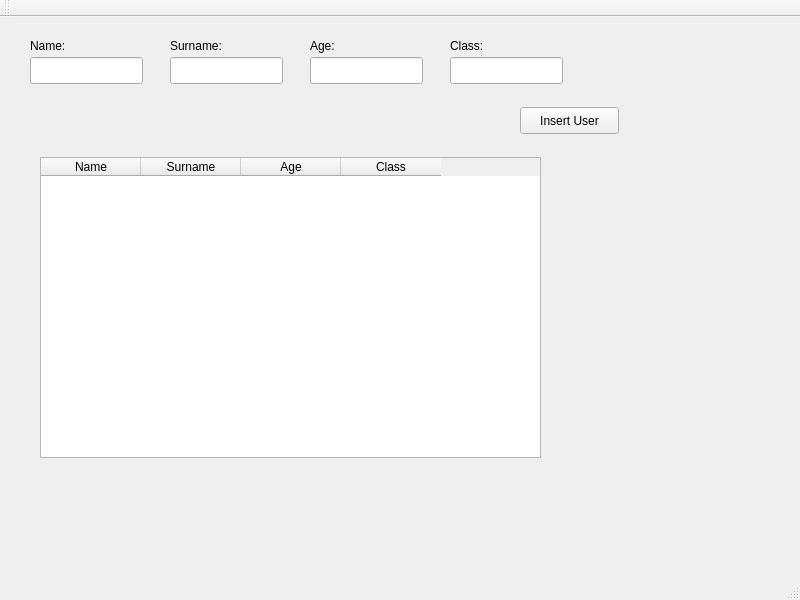
<?xml version="1.0" encoding="UTF-8"?>
<ui version="4.0">
 <class>MainWindow</class>
 <widget class="QMainWindow" name="MainWindow">
  <property name="geometry">
   <rect>
    <x>0</x>
    <y>0</y>
    <width>800</width>
    <height>600</height>
   </rect>
  </property>
  <property name="windowTitle">
   <string>MainWindow</string>
  </property>
  <widget class="QWidget" name="centralWidget">
   <widget class="QLineEdit" name="lineEditName">
    <property name="geometry">
     <rect>
      <x>30</x>
      <y>40</y>
      <width>113</width>
      <height>27</height>
     </rect>
    </property>
   </widget>
   <widget class="QLineEdit" name="lineEditSurname">
    <property name="geometry">
     <rect>
      <x>170</x>
      <y>40</y>
      <width>113</width>
      <height>27</height>
     </rect>
    </property>
   </widget>
   <widget class="QLineEdit" name="lineEditAge">
    <property name="geometry">
     <rect>
      <x>310</x>
      <y>40</y>
      <width>113</width>
      <height>27</height>
     </rect>
    </property>
   </widget>
   <widget class="QLineEdit" name="lineEditClass">
    <property name="geometry">
     <rect>
      <x>450</x>
      <y>40</y>
      <width>113</width>
      <height>27</height>
     </rect>
    </property>
   </widget>
   <widget class="QPushButton" name="pushButtonInsertUser">
    <property name="geometry">
     <rect>
      <x>520</x>
      <y>90</y>
      <width>99</width>
      <height>27</height>
     </rect>
    </property>
    <property name="text">
     <string>Insert User</string>
    </property>
   </widget>
   <widget class="QLabel" name="label">
    <property name="geometry">
     <rect>
      <x>30</x>
      <y>20</y>
      <width>67</width>
      <height>17</height>
     </rect>
    </property>
    <property name="text">
     <string>Name:</string>
    </property>
   </widget>
   <widget class="QLabel" name="label_2">
    <property name="geometry">
     <rect>
      <x>170</x>
      <y>20</y>
      <width>67</width>
      <height>17</height>
     </rect>
    </property>
    <property name="text">
     <string>Surname:</string>
    </property>
   </widget>
   <widget class="QLabel" name="label_3">
    <property name="geometry">
     <rect>
      <x>310</x>
      <y>20</y>
      <width>67</width>
      <height>17</height>
     </rect>
    </property>
    <property name="text">
     <string>Age:</string>
    </property>
   </widget>
   <widget class="QLabel" name="label_4">
    <property name="geometry">
     <rect>
      <x>450</x>
      <y>20</y>
      <width>67</width>
      <height>17</height>
     </rect>
    </property>
    <property name="text">
     <string>Class:</string>
    </property>
   </widget>
   <widget class="QTableWidget" name="tableWidgetUsers">
    <property name="geometry">
     <rect>
      <x>40</x>
      <y>140</y>
      <width>501</width>
      <height>301</height>
     </rect>
    </property>
    <property name="styleSheet">
     <string notr="true"/>
    </property>
    <column>
     <property name="text">
      <string>Name</string>
     </property>
    </column>
    <column>
     <property name="text">
      <string>Surname</string>
     </property>
    </column>
    <column>
     <property name="text">
      <string>Age</string>
     </property>
    </column>
    <column>
     <property name="text">
      <string>Class</string>
     </property>
    </column>
   </widget>
  </widget>
  <widget class="QMenuBar" name="menuBar">
   <property name="geometry">
    <rect>
     <x>0</x>
     <y>0</y>
     <width>800</width>
     <height>25</height>
    </rect>
   </property>
  </widget>
  <widget class="QToolBar" name="mainToolBar">
   <attribute name="toolBarArea">
    <enum>TopToolBarArea</enum>
   </attribute>
   <attribute name="toolBarBreak">
    <bool>false</bool>
   </attribute>
  </widget>
  <widget class="QStatusBar" name="statusBar"/>
 </widget>
 <layoutdefault spacing="6" margin="11"/>
 <resources/>
 <connections/>
</ui>
